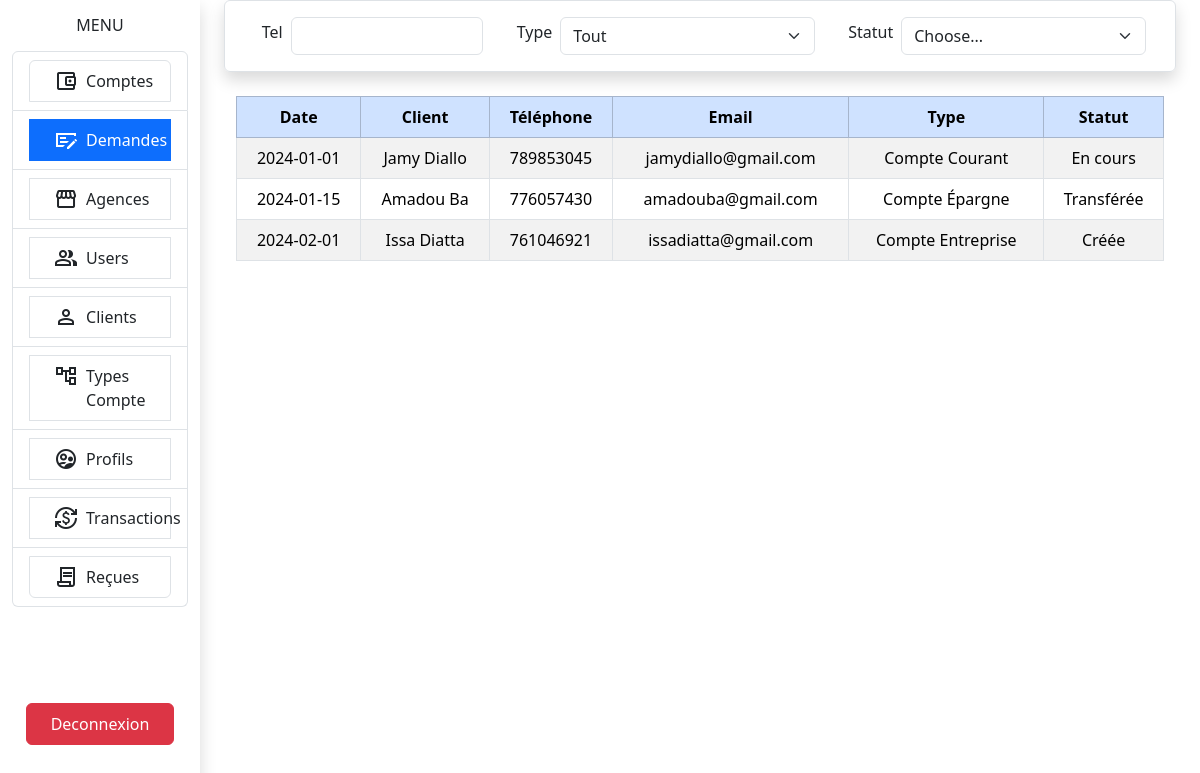
The app's page /?ressource=html&controller=demande (signed in) with its own data.
### tables this page shows
CREATE TABLE demande (
    idd INT PRIMARY KEY AUTO_INCREMENT,
    dated DATE NOT NULL,
    statut  VARCHAR(100) NOT NULL,
    idtc INT,
    idu INT,
    FOREIGN KEY (idtc) REFERENCES typecpt(idtc),
    FOREIGN KEY (idu) REFERENCES users(idu)
);

CREATE TABLE users (
    idu INT PRIMARY KEY AUTO_INCREMENT,
    nom VARCHAR(100) NOT NULL,
    prenom VARCHAR(100) NOT NULL,
    telephone VARCHAR(15) NOT NULL,
    email VARCHAR(100) NOT NULL,
    pwd VARCHAR(100) NOT NULL,
    justificatif VARCHAR(255),
    idp INT,
    FOREIGN KEY (idp) REFERENCES profil(idp)
);

CREATE TABLE typecpt (
    idtc INT PRIMARY KEY AUTO_INCREMENT,
    libtc VARCHAR(100) NOT NULL
);

### src/core/Controller.php (called while the page is built, shortened)
<?php
abstract class  Controller {
    public function renderView(string $view, array $data = [] ): void {
        extract($data);
        require_once "../views/$view.html.php";
    }
}

### src/controllers/html/DemandeController.php (called while the page is built, shortened)
<?php
require_once "../src/models/DemandeModel.php";
require_once "../src/core/Controller.php";
class DemandeController extends Controller {
    private DemandeModel $demandeModel;
    public function __construct() {
        $this->demandeModel = new DemandeModel();
        $this-> load();
    }
    public function load() {
        $this-> listerDemandes();
    }
    private function listerDemandes() {
        parent::renderView("demandes/listeDemandes", ['data' => $this-> demandeModel-> findAllWithClient()]);
    }
}

### public/index.php (called while the page is built, shortened)
<?php
Rooter::run();

### src/core/Model.php (called while the page is built, shortened)
<?php
abstract class  Model
{
    protected function executeSelect(string $sql, bool $single = false): array {
        $calledClass = get_called_class();
        $result = $this->openConnexion()->query($sql);
        if (!$single) {
            return $result->fetchAll(PDO::FETCH_CLASS, $calledClass);
        }
        return $result->fetch(PDO::FETCH_CLASS, $calledClass);
    }
    protected function openConnexion()
    {
        return new PDO(
            'mysql:host=localhost;dbname=gestionbank;charset=utf8', 'root', ''
        );
    }
}

### src/models/DemandeModel.php (called while the page is built, shortened)
<?php
require "../src/core/Model.php";
class DemandeModel extends Model{
    public function findAllWithClient() {
        $sql = "SELECT * FROM demande d, users u, typecpt tc WHERE d.`idu` = u.`idu` AND d.idtc = tc.idtc";
        return $this->executeSelect($sql);
    }
}

### views/demandes/listeDemandes.html.php (the view, shortened to what this page needs)
<div class="container w-100">
    <div class="container col-12 border shadow d-flex align-items-center justify-content-around p-3 rounded">
        <div class="col-md-3 d-flex align-items-center">
            <label for="inputCity" class="form-label  mx-2">Tel</label>
            <input type="text" class="form-control" id="inputTel">
        </div>
        <div class="col-md-4 d-flex d-flex align-items-center">
            <label for="inputTc" class="form-label  mx-2">Type</label>
            <select id="inputTc" class="form-select">
                <option value="all">Tout</option>
            </select>
        </div>
        <div class="col-md-4 d-flex align-items-center">
            <label for="inputState" class="form-label mx-2">Statut</label>
            <select id="inputState" class="form-select">
                <option selected>Choose...</option>
            </select>
        </div>
    </div>
    <div class="container mt-4 col-12">
        <table class="table table-striped table-hover table-bordered w-100">
            <thead class="table-primary">
                <tr>
                    <th class="text-center">Date</th>
                    <th class="text-center">Client</th>
                    <th class="text-center">Téléphone</th>
                    <th class="text-center">Email</th>
                    <th class="text-center">Type</th>
                    <th class="text-center">Statut</th>
                </tr>
            </thead>
            <tbody>
                <?php foreach ($data as $datum): ?>
                    <tr>
                        <td class="text-center"> <?= $datum->dated ?> </td>
                        <td class="text-center"> <?= $datum->prenom.' '.$datum->nom ?> </td>
                        <td class="text-center"> <?= $datum->telephone ?> </td>
                        <td class="text-center"> <?= $datum->email ?> </td>
                        <td class="text-center"> <?= $datum->libtc ?> </td>
                        <td class="text-center"> <?= $datum->statut ?> </td>
                    </tr>
                <?php endforeach ?>
            </tbody>
        </table>
    </div>
</div>

### records on screen
demande: dated "2024-01-01", idu.prenom "Jamy", idu.nom "Diallo", idu.telephone "789853045", idu.email "jamydiallo@gmail.com", idtc.libtc "Compte Courant", statut "En cours"
demande: dated "2024-01-15", idu.prenom "Amadou", idu.nom "Ba", idu.telephone "776057430", idu.email "amadouba@gmail.com", idtc.libtc "Compte Épargne", statut "Transférée"
demande: dated "2024-02-01", idu.prenom "Issa", idu.nom "Diatta", idu.telephone "761046921", idu.email "issadiatta@gmail.com", idtc.libtc "Compte Entreprise", statut "Créée"
